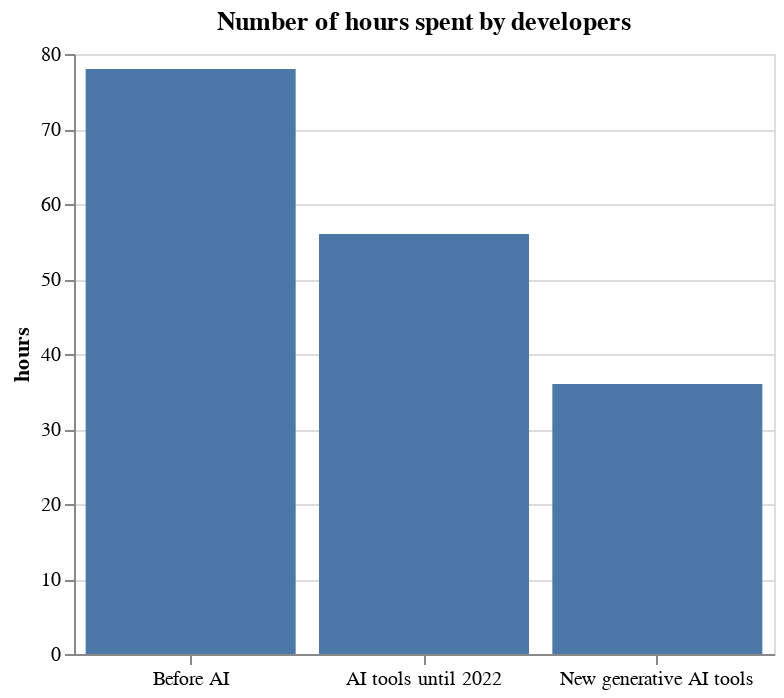

The code cell stored with this chart in its notebook:
### Code cell
chart = alt.Chart(df).mark_bar().encode(
    y=alt.Y('hours'),
    x=alt.X('categories', sort='-y',title='', axis=alt.Axis(labelAngle=0))
).properties(
    title='Number of hours spent by developers',
    width=350
)

chart

### Figure 1 — Vega-Lite specification as saved in the notebook (floating-point values rounded to 4 significant figures)
{"config": {"view": {"continuousWidth": 400, "continuousHeight": 300}}, "data": {"name": "data-e307a574b733947969d8977c11ef97f6"}, "mark": "bar", "encoding": {"x": {"axis": {"labelAngle": 0}, "field": "categories", "sort": "-y", "title": "", "type": "nominal"}, "y": {"field": "hours", "type": "quantitative"}}, "title": "Number of hours spent by developers", "width": 350, "$schema": "https://vega.github.io/schema/vega-lite/v4.17.0.json", "datasets": {"data-e307a574b733947969d8977c11ef97f6": [{"categories": "Before AI", "hours": 78}, {"categories": "AI tools until 2022", "hours": 56}, {"categories": "New generative AI tools", "hours": 36}]}}
